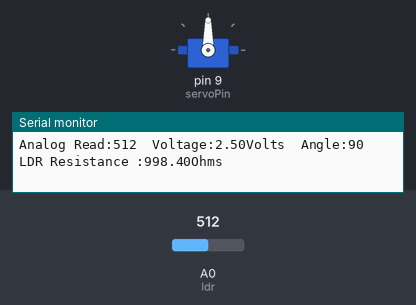
A sketch run on a simulated Arduino Uno, built with avr-gcc and run on an emulated ATmega328P. Parts: servo, the last lines printed to the serial monitor. The test bench sets the inputs (shaded band); at power-on: A0 (ldr) = 512.

Above: at 1.2 s.
1.3 s: A0 (ldr) set to 716
At 2.1 s:
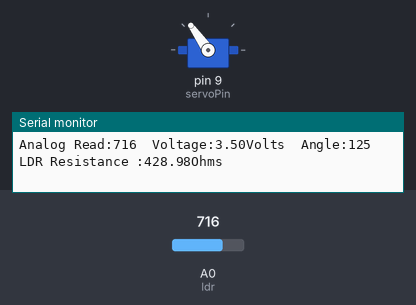
2.8 s: A0 (ldr) set to 921
At 3.2 s:
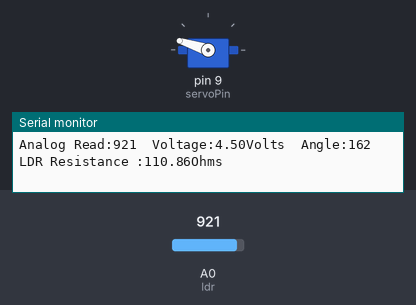
4.3 s: A0 (ldr) set to 938
At 5.4 s:
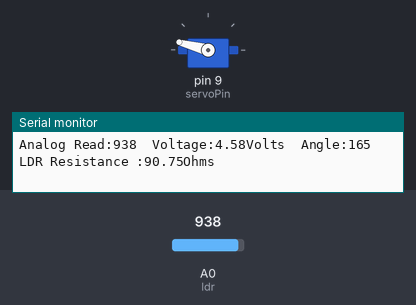
7.3 s: A0 (ldr) set to 900
At 8.5 s:
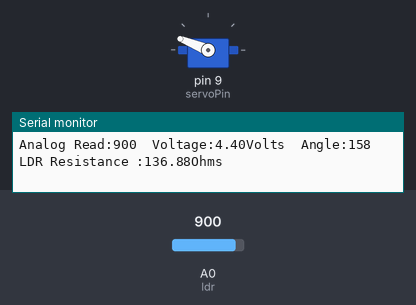
8.8 s: A0 (ldr) set to 1023
At 9.8 s:
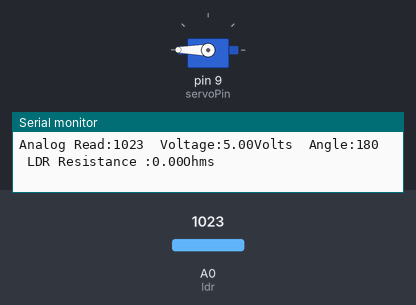
10.3 s: A0 (ldr) set to 1012
At 11.3 s:
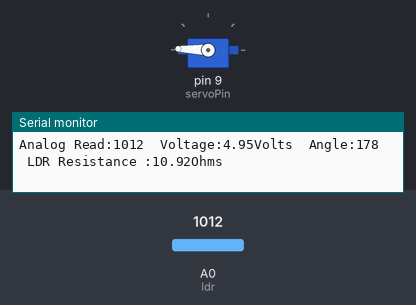
Timing chart, 0 to 13.3 s (numbered marks = the images above; inputs shaded):
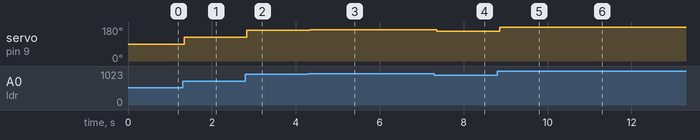

The sketch:

LDRSERVOLAB04.ino
```cpp
/*
  Servo LDR

  Program Goal:
  The Main Goal of this program is to control the angle of a servo motor with an LDR(light detecting resistor).
  Esentialy making the motor move depending on the amount of light the sensor detectects.
  An LDR is a varriable resistor whos resistance changes based on the amount of light it detects.

  Main Theme:
  The main theme of this program is controlling a servo motor based on the readings from from the LDR.
  This is done by converting the analog reading received by the analog input LDR is attached to from analog values to degrees using  the map funtion.
  Then using Servo.h libraries we move the servo to that angle.
  The brighter it is the less resistance and the greater the angle.
  Essentially controlling the voltage outputed byy controlling the amount inputed via the resistance we are able to control the angle.
  making it so that the analog input controls the didgital output.

  All Servo.h commands and functions:
  - #include <Servo.h>: Includes the Servo library, enabling the use of functions and commands within this library.
  - Servo Servo1;: Declares an object of the Servo class named Servo1.
  - Servo1.attach();: Attaches the Servo object to a specified pin on the Arduino.
  - Servo1.write();: Sets the angle of the servo motor based on the specified value.
*/

#include <Servo.h>//Includes the Servo library, allowing the use the functions and commands in this library.

Servo Servo1; //Declares an object of the Servo class named Servo1.

int servoPin = 9;  // Define the pin for the servo signal.
int ldr = A0; // Define the analog input pin for the LDR.
float pullUpResistor = 1000.0;// Define the pull-up resistor value.


void setup() {
  // put your setup code here, to run once:

  Servo1.attach(servoPin);// Attach the servo to the specified pin.
  Serial.begin(9600);// Initialize serial communication at 9600 baud .

  pinMode(9, OUTPUT);// Set the servoPin as an OUTPUT.

}

void loop() {
  //put your main code here, to run repeatedly:
  int reading = analogRead(ldr );                 // Read the analog input from the LDR.
  float val = map(reading, 0, 1023, 0, 5000);     // Map the analog reading to a range in milivolts.
  float voltage = (val / 1000);                   // Calculating voltage in volts by dividng value in milivolts by 1000.
  int angle = map(reading, 0, 1023, 0, 180);      // Map the analog reading to the servo angle.

  float ldrResistance = (pullUpResistor * (5.0 - voltage)) / voltage;  // Calculating LDR resistance using Ohms law.

  Servo1.write(angle);// Set the servo angle based on the mapped value.

  Serial.print("Analog Read:");    // Prints exactly what's in "" on Serial Monitor.
  Serial.print(reading);           // Print value of reading to serila monitor.
  Serial.print("\t");              // Prints Space to Serial Monitor.
  Serial.print("Voltage:");        // Prints exactly what's in "" on Serial Monitor.
  Serial.print(voltage);           // Print value of voltage to Serial Monitor.
  Serial.print("Volts");           // Prints exactly what's in "" on Serial Monitor.
  Serial.print("\t");              // Prints Space to Serial Monitor.
  Serial.print("Angle:");          // Prints exactly what's in "" on Serial Monitor.
  Serial.print(angle);             // Print value of angle to Serial Monitor.
  Serial.print("\t");              // Prints Space to Serial Monitor.
  Serial.print("LDR Resistance :");// Prints exactly what sin "" to Serial Monitor.
  Serial.print(ldrResistance);     // Prints Value of ldrResistance to Serial Monitor.
  Serial.println("Ohms");          // Prints exactly whats in to Serial Monitor.ln makes it so that everything printed after this print, is printed on a new line every time code is looped.


}
```

Measured:
- after the input at 1.3 s, servo on pin 9 (servoPin): 90° → 125° at once
- after the input at 2.8 s, servo on pin 9 (servoPin): 125° → 162° at once
- after the input at 4.3 s, servo on pin 9 (servoPin): 162° → 165° at once
- after the input at 7.3 s, servo on pin 9 (servoPin): 165° → 158° after 0.06 s
- after the input at 8.8 s, servo on pin 9 (servoPin): 158° → 180° after 0.06 s
- after the input at 10.3 s, servo on pin 9 (servoPin): 180° → 178° at once
